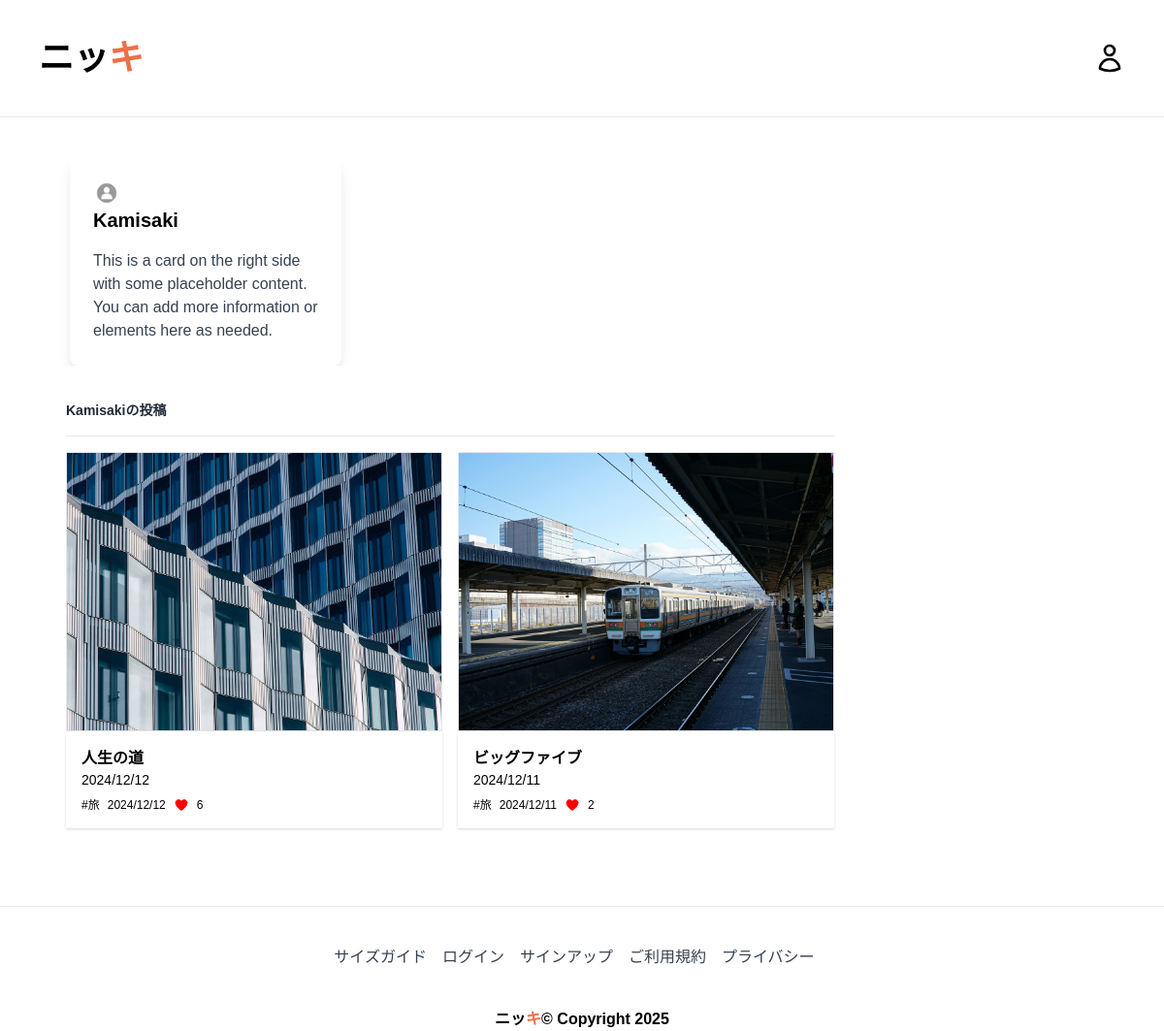
Page /profile/9 on the committed database.
### myapp/models.py (models this page shows, shortened)
class Post(models.Model):
    postname = models.CharField(max_length=600)
    category = models.CharField(max_length=600)
    image = models.ImageField(upload_to='images/posts', blank=True, null=True)
    content = models.CharField(max_length=100000)
    time = models.CharField(default=time, max_length=100, blank=True)
    likes = models.IntegerField(null=True, blank=True, default=0)
    user = models.ForeignKey(User, on_delete=models.CASCADE)

### myapp/views.py (the view)
# urls.py: path("profile/<int:id>", views.profile, name='profile'),
def profile(request, id):
    profile_user = User.objects.get(id=id)
    return render(request, 'profile.html', {
        'profile': profile_user,
        'posts': Post.objects.filter(user_id=profile_user.id),
        'media_url': settings.MEDIA_URL,
        'user': request.user,  # Pass the currently logged-in user
    })

### templates/profile.html (shortened to what this page needs)
{% load static %}
<!DOCTYPE html>
<html lang="ja">
<head>
    <link href="https://cdn.jsdelivr.net/npm/tailwindcss@2.2.19/dist/tailwind.min.css" rel="stylesheet">
</head>
<body>
{%include 'header.html'%}
<section class="grid-system my-10">
<div class="flex flex-wrap mx-10">
    {% if user.is_authenticated and user.id == profile.id %}
    <div class="w-full bg-white rounded-lg  p-10 lg:w-1/3  h-1/3 border ">
        <img src="{% static 'assets/images/user.png' %}" class="rounded-full h-7 w-7" alt="User Profile Image">
        <h3 class="text-xl font-bold mb-4">{{ profile.username }}</h3>
        <p class="text-gray-700">自分の手で何かを作り上げる喜びは、ストレス解消や達成感をもたらし、日常生活に彩りを加えます。</p>
    </div>
    <div class="w-full bg-white rounded-lg p-6 lg:w-2/3">
            <h6 class="mb-5 pb-5 border-b font-bold text-xl py-5 flex justify-between">
                プロフィール
                <a href="{% url 'profileedit' user.id %}"
                   class="text-sm border p-1 hover:bg-red-400 float-right no-underline">
                    プロフィールを編集
                </a>
            </h6>
            <div class="flex flex-wrap">
                <div class="w-full md:w-1/2 mb-4">
                    <p class="mb-2 font-semibold text-gray-800">姓：
                        <span class="text-gray-500">{{ profile.first_name }}</span>
                    </p>
                </div>
                <div class="w-full md:w-1/2 mb-4">
                    <p class="mb-2 font-semibold text-gray-800">名：
                        <span class="text-gray-500">{{ profile.last_name }}</span>
                    </p>
                </div>
                <div class="w-full md:w-1/2 mb-4">
                    <p class="mb-2 font-semibold text-gray-800">メール：
                        <span class="text-gray-500">{{ profile.email }}</span>
                    </p>
                </div>
            </div>
            <p class="text-sm font-bold pt-3 text-gray-800">私の投稿</p>
            <hr class="my-4">
            <div class="grid grid-cols-1 lg:grid-cols-2 gap-4">
                {% for post in posts %}
                {% if post.user_id == profile.id %}
                <div class="col mb-4">
                    <img src="{{ media_url }}{{ post.image }}" alt="" class="w-full h-72 object-cover border">
                    <div class="p-4 shadow">
                        <a href="{% url 'post' post.id %}" class="font-bold">{{ post.postname }}</h5></a>
                        <h5 class="text-sm">{{ post.time }}</h5>
                        <div class="flex justify-end space-x-2 text-sm">
                            {% if post.user_id == user.id %}
                            <a href="{% url 'deletepost' post.id %}">
                                <button class="border p-1 hover:bg-red-400">削除
                                </button>
                            </a>
                            <a href="{% url 'editpost' post.id %}">
                                <button class="border p-1 hover:bg-blue-400">編集
                                </button>
                            </a>
                            {% endif %}
                        </div>
                        <div class="flex items-center mt-2">
                            <span class="text-xs mr-2">#{{ post.category }}</span>
                            <p class="text-xs mr-2">{{ post.time }}</p>
                            <svg xmlns="http://www.w3.org/2000/svg" fill="red" viewBox="0 0 24 24" stroke-width="1"
                                 stroke="red" class="h-4 w-4 mr-2">
                                <path stroke-linecap="round" stroke-linejoin="round"
                                      d="M21 8.25c0-2.485-2.099-4.5-4.688-4.5-1.935 0-3.597 1.126-4.312 2.733-.715-1.607-2.377-2.733-4.313-2.733C5.1 3.75 3 5.765 3 8.25c0 7.22 9 12 9 12s9-4.78 9-12Z"/>
                            </svg>
                            <span class="text-xs">{{ post.likes }}</span>
                        </div>
                    </div>
                </div>
                {% endif %}
                {% endfor %}
            </div>
    </div>
    {% else %}
    <div class="bg-white shadow-lg rounded-lg p-6 w-1/4 ml-8 sm:hidden lg:block">
        <img src="{% static 'assets/images/user.png' %}" class="rounded-full h-7 w-7" alt="User Profile Image">
        <h3 class="text-xl font-semibold mb-4">{{ profile.username }}</h3>
        <p class="text-gray-700">This is a card on the right side with some placeholder content. You can add more
            information or elements here as needed.</p>
    </div>
    <div class="bg-white rounded-lg p-6 w-3/4 ml-1">
        <div class="card-block">
            <p class="text-sm font-bold pt-3 text-gray-800">{{profile}}の投稿</p>
            <hr class="my-4">
            <div class="grid grid-cols-1 lg:grid-cols-2 gap-4">
                {% for post in posts %}
                {% if post.user_id == profile.id %}
                <div class="col mb-4">
                    <img src="{{ media_url }}{{ post.image }}" alt="" class="w-full h-72 object-cover border">
                    <div class="p-4 shadow">
                        <a href="{% url 'post' post.id %}" class="font-bold">{{ post.postname }}</h5></a>
                        <h5 class="text-sm">{{ post.time }}</h5>
                        <div class="flex items-center mt-2">
                            <span class="text-xs mr-2">#{{ post.category }}</span>
                            <p class="text-xs mr-2">{{ post.time }}</p>
                            <span class="text-xs">{{ post.likes }}</span>
                        </div>
                    </div>
                </div>
                {% endif %}
                {% endfor %}
            </div>
        </div>
    </div>
    {% endif %}
</div>
</section>
{% include 'footer.html' %}
</body>
</html>

### templates/profile.html (style rules this page uses)
body { font-family:"ＭＳ Ｐゴシック",sans-serif; }

### rows in the picture
Post: image (picture), postname "人生の道", time "2024/12/12", category "旅", likes "6"
Post: image (picture), postname "ビッグファイブ", time "2024/12/11", category "旅", likes "2"

### other values in the picture
{{ profile.username }} "Kamisaki"
{{ profile }} "Kamisaki"
